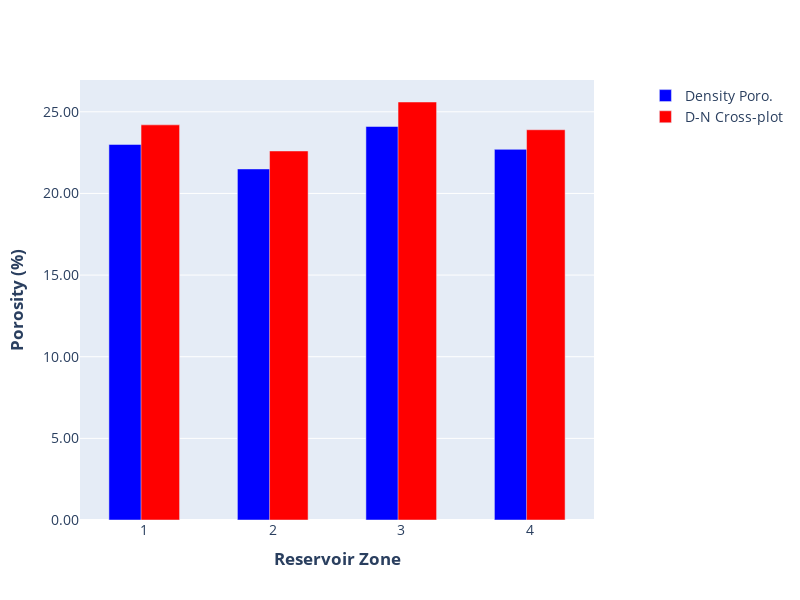
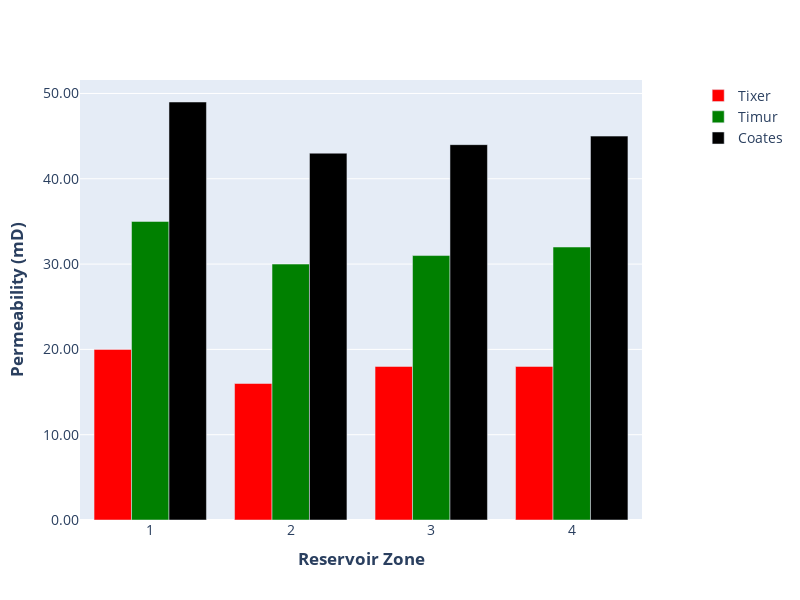

Here is the notebook cell these charts were saved with, in order:
### Code cell
# Well 3
fig5 = plot_porosity(reservoir_zone_porosity_well3, save_path="reservoir_graphs/porosity_well3.png")
fig6 = plot_permeability(reservoir_zone_perm_well3, save_path="reservoir_graphs/permeability_well3.png")
fig5.show()
fig6.show()

### Figure 1 — Plotly figure (JSON) as saved in the notebook; plotly's stock layout.template omitted (floating-point values rounded to 4 significant figures)
{"data": [{"marker": {"color": "blue"}, "name": "Density Poro.", "type": "bar", "width": 0.3, "x": [1, 2, 3, 4, "Average"], "y": [23.0, 21.5, 24.1, 22.7, 22.8]}, {"marker": {"color": "red"}, "name": "D-N Cross-plot", "type": "bar", "width": 0.3, "x": [1, 2, 3, 4, "Average"], "y": [24.2, 22.6, 25.6, 23.9, 24.1]}], "layout": {"bargap": 0.5, "barmode": "group", "font": {"size": 14}, "height": 600, "legend": {"orientation": "v", "x": 1.1, "y": 1}, "margin": {"b": 80, "l": 80, "r": 120, "t": 80}, "title": {"font": {"size": 16}}, "width": 800, "xaxis": {"dtick": 1, "tick0": 1, "tickmode": "linear", "title": {"text": "<b>Reservoir Zone</b>"}}, "yaxis": {"tickformat": ".2f", "title": {"text": "<b>Porosity (%)</b>"}}}}

### Figure 2 — Plotly figure (JSON) as saved in the notebook; plotly's stock layout.template omitted (floating-point values rounded to 4 significant figures)
{"data": [{"marker": {"color": "red"}, "name": "Tixer", "type": "bar", "x": [1, 2, 3, 4, "Average"], "y": [20, 16, 18, 18, 18]}, {"marker": {"color": "green"}, "name": "Timur", "type": "bar", "x": [1, 2, 3, 4, "Average"], "y": [35, 30, 31, 32, 32]}, {"marker": {"color": "black"}, "name": "Coates", "type": "bar", "x": [1, 2, 3, 4, "Average"], "y": [49, 43, 44, 45, 45]}], "layout": {"barmode": "group", "font": {"size": 14}, "height": 600, "legend": {"orientation": "v", "x": 1.1, "y": 1}, "margin": {"b": 80, "l": 80, "r": 120, "t": 80}, "title": {"font": {"size": 16}}, "width": 800, "xaxis": {"dtick": 1, "tick0": 1, "tickmode": "linear", "title": {"text": "<b>Reservoir Zone</b>"}}, "yaxis": {"tickformat": ".2f", "title": {"text": "<b>Permeability (mD)</b>"}}}}
